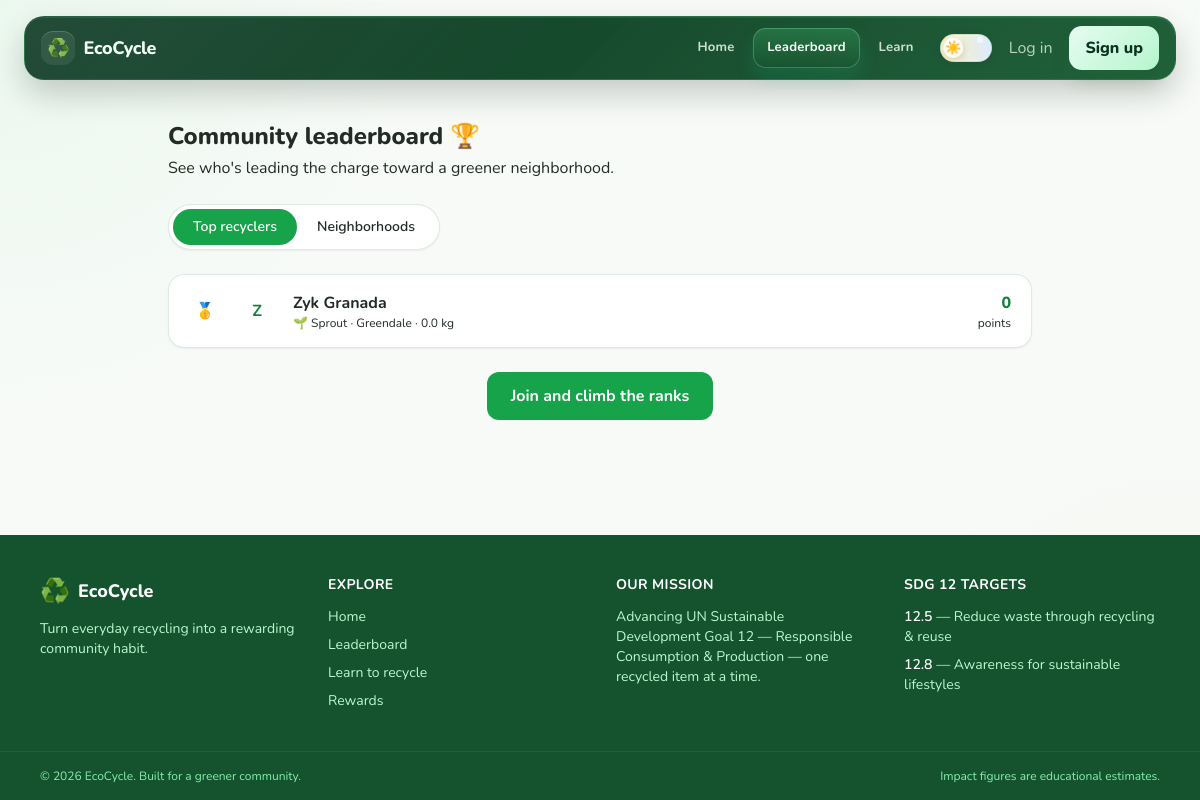
The page /leaderboard.php on the database its author committed.
### tables this page shows
CREATE TABLE users (
    id             INT AUTO_INCREMENT PRIMARY KEY,
    name           VARCHAR(120)  NOT NULL,
    email          VARCHAR(190)  NOT NULL UNIQUE,
    password_hash  VARCHAR(255)  NOT NULL,
    neighborhood   VARCHAR(120)  NOT NULL DEFAULT 'Greendale',
    auth_provider  VARCHAR(20)   NOT NULL DEFAULT 'email',
    email_verified_at DATETIME   NULL,
    avatar_id      VARCHAR(40)   NULL,
    interests      VARCHAR(255)  NULL,
    referral_code_used VARCHAR(50) NULL,
    referred_by_user_id INT       NULL,
    newsletter_opt_in TINYINT(1) NOT NULL DEFAULT 0,
    theme_preference VARCHAR(20) NOT NULL DEFAULT 'system',
    points_balance INT           NOT NULL DEFAULT 0,
    total_points   INT           NOT NULL DEFAULT 0,
    streak_count   INT           NOT NULL DEFAULT 0,
    last_log_date  DATE          NULL,
    is_admin       TINYINT(1)    NOT NULL DEFAULT 0,
    created_at     DATETIME      NOT NULL DEFAULT CURRENT_TIMESTAMP
);

### config/config.php (called while the page is built, shortened)
<?php
function db(bool $withDatabase = true): PDO
{
    static $pdo = null;
    if ($pdo instanceof PDO && $withDatabase) {
        return $pdo;
    }
    $dsn = sprintf('mysql:host=%s;port=%s;charset=utf8mb4', DB_HOST, DB_PORT);
    if ($withDatabase) {
        $dsn = sprintf('mysql:host=%s;port=%s;dbname=%s;charset=utf8mb4', DB_HOST, DB_PORT, DB_NAME);
    }
    $options = [
        PDO::ATTR_ERRMODE            => PDO::ERRMODE_EXCEPTION,
        PDO::ATTR_DEFAULT_FETCH_MODE => PDO::FETCH_ASSOC,
        PDO::ATTR_EMULATE_PREPARES   => false,
    ];
    $connection = new PDO($dsn, DB_USER, DB_PASS, $options);
    return $connection;
}

### includes/functions.php (called while the page is built, shortened)
<?php
require_once __DIR__ . '/../config/config.php';
function levels(): array
{
    return [
        ['name' => 'Sprout',         'min' => 0,    'icon' => '🌱'],
        ['name' => 'Sapling',        'min' => 250,  'icon' => '🌿'],
        ['name' => 'Green Guardian', 'min' => 1000, 'icon' => '🌳'],
        ['name' => 'Eco Champion',   'min' => 3000, 'icon' => '🏆'],
    ];
}
function levelForPoints(int $points): array
{
    $current = levels()[0];
    foreach (levels() as $level) {
        if ($points >= $level['min']) {
            $current = $level;
        }
    }
    return $current;
}
function isLoggedIn(): bool
{
    return isset($_SESSION['user_id']);
}
function currentUser(): ?array
{
    if (!isLoggedIn()) {
        return null;
    }
    $stmt = db()->prepare('SELECT * FROM users WHERE id = ?');
    $stmt->execute([$_SESSION['user_id']]);
    $user = $stmt->fetch();
    $cached = $user ?: null;
    return $cached;
}
function e(?string $value): string
{
    return htmlspecialchars((string) $value, ENT_QUOTES, 'UTF-8');
}
function num($value, int $decimals = 0): string
{
    return number_format((float) $value, $decimals);
}

### leaderboard.php (the view, shortened to what this page needs)
<?php
require_once __DIR__ . '/includes/functions.php';
$scope = ($_GET['scope'] ?? 'people') === 'neighborhood' ? 'neighborhood' : 'people';
if ($scope === 'people') {
    $rows = db()->query(
        'SELECT u.id, u.name, u.neighborhood, u.total_points, u.streak_count,
                COALESCE(SUM(l.weight_kg), 0) AS total_kg
           FROM users u
           LEFT JOIN recycling_logs l ON l.user_id = u.id
          GROUP BY u.id
          ORDER BY u.total_points DESC, total_kg DESC
          LIMIT 50'
    )->fetchAll();
}
$medals = ['🥇', '🥈', '🥉'];
require __DIR__ . '/includes/header.php';
?>
<section class="max-w-4xl mx-auto px-4 py-10">
    <h1 class="text-2xl font-extrabold text-slate-900">Community leaderboard 🏆</h1>
    <p class="mt-1 text-slate-600">See who's leading the charge toward a greener neighborhood.</p>
    <div class="mt-6 inline-flex bg-white border border-eco-100 rounded-full p-1 shadow-sm">
        <a href="?scope=people" class="px-5 py-2 rounded-full text-sm font-semibold transition <?= $scope === 'people' ? 'bg-eco-600 text-white' : 'text-slate-600 hover:text-eco-700' ?>">Top recyclers</a>
        <a href="?scope=neighborhood" class="px-5 py-2 rounded-full text-sm font-semibold transition <?= $scope === 'neighborhood' ? 'bg-eco-600 text-white' : 'text-slate-600 hover:text-eco-700' ?>">Neighborhoods</a>
    </div>
    <div class="mt-6 bg-white rounded-2xl shadow-sm border border-eco-100 overflow-hidden">
        <?php if (!$rows): ?>
            <p class="p-8 text-center text-slate-500">No data yet — be the first to log some recycling!</p>
        <?php elseif ($scope === 'people'): ?>
            <ul class="divide-y divide-slate-50">
                <?php foreach ($rows as $i => $row):
                    $isMe = $user && (int) $user['id'] === (int) $row['id'];
                    $level = levelForPoints((int) $row['total_points']); ?>
                    <li class="flex items-center gap-4 px-5 py-4 <?= $isMe ? 'bg-eco-50' : '' ?>">
                        <div class="w-8 text-center font-extrabold text-slate-400 shrink-0">
                            <?= $i < 3 ? $medals[$i] : ($i + 1) ?>
                        </div>
                        <div class="w-10 h-10 rounded-full bg-eco-100 text-eco-700 grid place-items-center font-bold shrink-0" aria-hidden="true"><?= e(strtoupper(substr($row['name'], 0, 1))) ?></div>
                        <div class="min-w-0 flex-1">
                            <div class="font-bold text-slate-800 truncate">
                                <?= e($row['name']) ?><?php if ($isMe): ?> <span class="text-xs font-semibold text-eco-600">(you)</span><?php endif; ?>
                            </div>
                            <div class="text-xs text-slate-500"><?= e($level['icon']) ?> <?= e($level['name']) ?> · <?= e($row['neighborhood']) ?> · <?= num($row['total_kg'], 1) ?> kg</div>
                        </div>
                        <div class="text-right shrink-0">
                            <div class="font-extrabold text-eco-700"><?= num($row['total_points']) ?></div>
                            <div class="text-xs text-slate-400">points</div>
                        </div>
                    </li>
                <?php endforeach; ?>
            </ul>
        <?php endif; ?>
    </div>
    <?php if (!$user): ?>
        <div class="mt-6 text-center">
            <a href="register.php" class="inline-block px-6 py-3 rounded-xl bg-eco-600 text-white font-bold hover:bg-eco-700 transition">Join and climb the ranks</a>
        </div>
    <?php endif; ?>
</section>
<?php require __DIR__ . '/includes/footer.php'; ?>

### assets/css/style.css (style rules this page uses)
:root { --color-bg: #f7faf7; --color-bg-strong: #edf8ef; --color-surface: #ffffff; --color-surface-alt: #f8faf8; --color-surface-soft: #eef5f0; --color-text: #222b26; --color-text-muted: #55615b; --color-accent: #1f6e3d; --color-accent-strong: #14532d; --color-accent-soft: #ebfff1; --color-secondary: #d8a63e; --color-secondary-soft: #fff7e2; --color-border: rgba(31, 110, 61, 0.14); --color-shadow: rgba(15, 23, 42, 0.08); --color-glow: rgba(92, 225, 142, 0.25); --color-header: rgba(255, 255, 255, 0.9); --color-input: #ffffff; color-scheme: light; transition: background-color 0.3s ease, color 0.3s ease, border-color 0.3s ease; }
html, body { background-color: var(--color-bg); color: var(--color-text); transition: background-color 0.3s ease, color 0.3s ease; }
body { background-image: radial-gradient(circle at top left, rgba(92, 225, 142, 0.08), transparent 28%), radial-gradient(circle at bottom right, rgba(216, 166, 62, 0.08), transparent 25%), linear-gradient(180deg, var(--color-bg) 0%, var(--color-bg) 100%); }
.bg-white, .bg-slate-50, .bg-slate-100, .bg-eco-50, .bg-eco-100, .bg-emerald-50, .bg-emerald-100 { background-color: var(--color-surface) !important; }
.text-slate-900, .text-slate-800, .text-slate-700, .text-slate-600, .text-slate-500, .text-slate-400, .text-slate-300, .text-slate-200, .text-slate-100 { color: var(--color-text) !important; }
.border-slate-200, .border-slate-100, .border-slate-50, .border-eco-100, .border-eco-50, .border-white, .border-emerald-100 { border-color: var(--color-border) !important; }

### rows shown on the page
users: i "🥇", name "Z", name "Zyk Granada", total_points "🌱", total_points "Sprout", neighborhood "Greendale", total_kg "0.0", total_points "0"

### other values the page prints
APP_NAME "EcoCycle"
$label "Home Leaderboard Learn"
APP_TAGLINE "Turn everyday recycling into a rewarding community habit."
